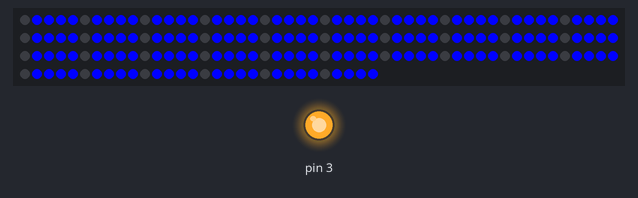
Recording of a sketch running on a simulated Arduino Uno, built with avr-gcc and run on an emulated ATmega328P. Shown: 180 RGB LEDs in strip order, left to right, continuing on the next row, output pins drawn as LEDs (lit = HIGH). Dim RGB values are drawn brighter than linear.

Above: at 10.19 s.
At 11.04 s:
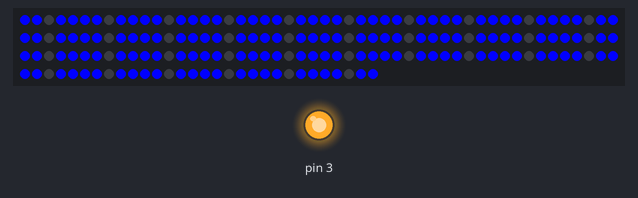
At 11.89 s:
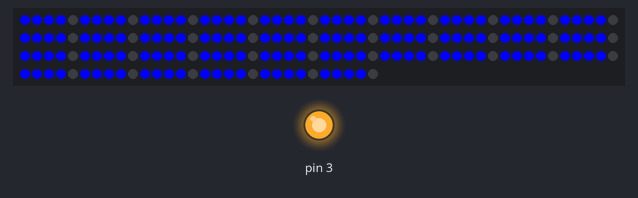
At 12.97 s:
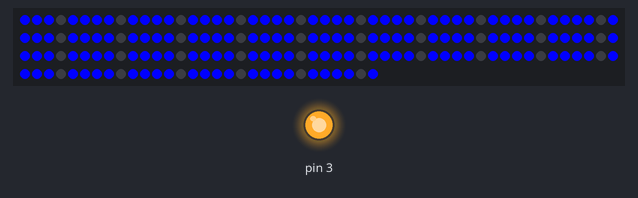
At 14.06 s:
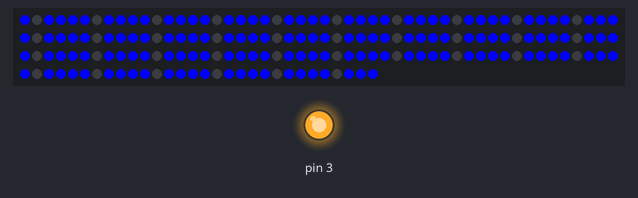
At 39.67 s:
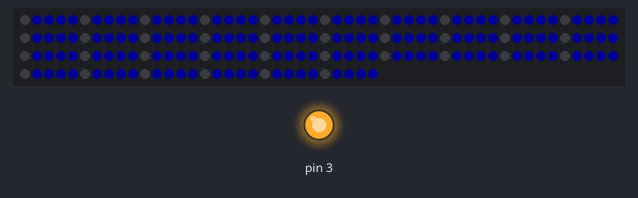

The sketch:

uomo.ino
```cpp
//HOMME - VERSION 1.2

/*  Code written by Paolo Cavagnolo for FREITAG - 17/10/2022


    3 MOMENTS:
    0 - FLASH!
    1 - Starts a beam of light - BEAM
    2 - Light segments - CIRC
    3 - Pulsing of the leds - FADE
*/

#define BEAM_SPEED 85       //50 FAST - 100 SLOW
#define CIRC_SPEED 120      //80 FAST - 160 SLOW
#define FADE_SPEED 7700     //5000 FAST  - 9000 SLOW

#define BRIGHT 150      //255 MAX BRIGHTNESS (ONLY DURING FADE PART)

#include <Adafruit_NeoPixel.h>
#ifdef __AVR__
#include <avr/power.h> // Required for 16 MHz Adafruit Trinket
#endif
#define PIN        6

#define NUMPIXELS 180 // Popular NeoPixel ring size

Adafruit_NeoPixel pixels(NUMPIXELS, PIN, NEO_GRB + NEO_KHZ800);

int i, j, w, zz,hh;

void setup() {

  digitalWrite(3, LOW);
  pinMode(3, OUTPUT);
  digitalWrite(3, LOW);

  pixels.begin();
  pixels.clear();
  pixels.show();

  delay(50);

  digitalWrite(3, HIGH);

  delay(50);

  //FLASH

//  for (zz = 0; zz < 1; zz++) {
//    for (hh = 0; hh < NUMPIXELS; hh++) {
//      pixels.setPixelColor(hh, pixels.Color(0, 0, 255));
//    }
//    pixels.show();
//    delay(500);
//    pixels.clear();
//    pixels.show();
//  }


}


unsigned long dt_beam = 0;
unsigned long dt_fade = 0;
unsigned long dt_circ = 0;

uint8_t lval = 255;
int vval = BRIGHT;
int x = 1;

void loop() {


  if (millis() > 14000) {

    fade();

  }
  else if (millis() > 10000) {

    circ();

  }
  else {

    beam();

  }

}


void beam() {
  if ((millis() - dt_beam) > BEAM_SPEED) {
    dt_beam = millis();

    pixels.setPixelColor(i, pixels.Color(0, 0, lval));

    i++;

    if (i > NUMPIXELS) {
      lval = 0;
      i = 0;
    }

    pixels.show();

  }
}

void circ() {
  if ((millis() - dt_circ) > CIRC_SPEED) {
    dt_circ = millis();

    for (w = 0; w < NUMPIXELS; w++) {
      if (((w - i) % 5 == 0)) {
        pixels.setPixelColor(w, pixels.Color(0, 0, 0));
      }
      else {
        pixels.setPixelColor(w, pixels.Color(0, 0, lval));
      }

    }
    pixels.show();

    i++;

    if (i >= 5) {
      i = 0;
    }

  }
}

void fade() {

  if ((micros() - dt_fade) > FADE_SPEED) {

    dt_fade = micros();

    if (vval >= BRIGHT) {
      x = -1;
    }
    if (vval <= 0) {
      x = 1;
    }

    vval = vval + x;

    for (j = 0; j < NUMPIXELS; j++) {
      if (j % 5 == 0) {
        pixels.setPixelColor(j, pixels.Color(0, 0, 0));
      }
      else {
        pixels.setPixelColor(j, pixels.Color(0, 0, vval));
      }
    }

    pixels.show();
  }
}
```
